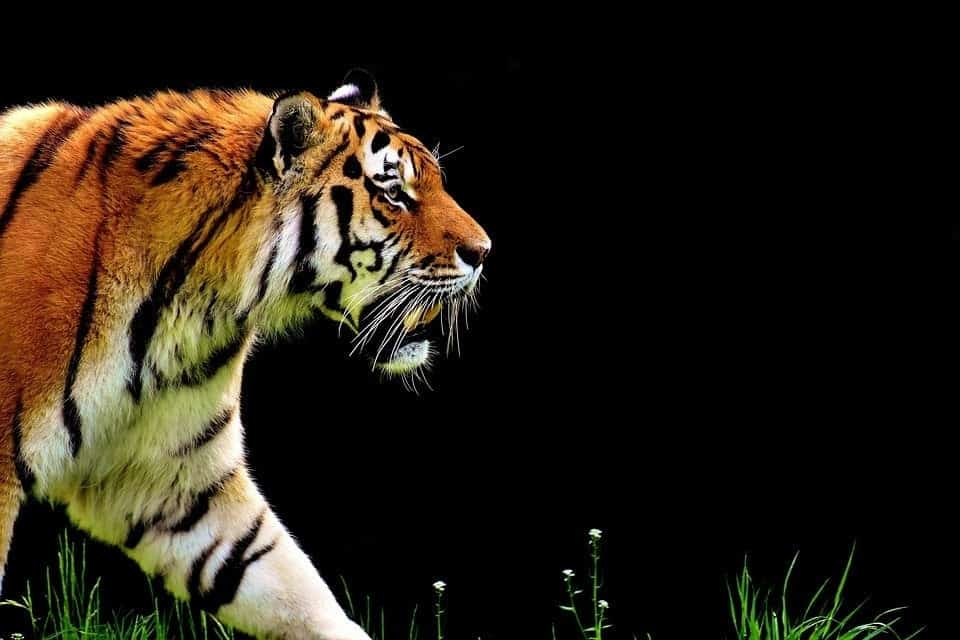
#> input picture input_image-1.jpg, 960 x 640 px
$ python edge_detection.py   (older library calls are emulated)
#> lines starting #> are read from the running program, lines starting #| are printed output that depends on the picture; after the words box and inside, x2 and y2 are one past the last pixel; in counts of white or black regions, pixels touching at a corner belong together
#> further down, frame is the input picture: shape (640, 960, 3); mean B, G, R 21.1, 32.3, 39.7
import numpy as np
import os
import cv2
import matplotlib.pyplot as plt


# defining the canny detector function

# here weak_th and strong_th are thresholds for
# double thresholding step
def Canny_detector(img, weak_th = None, strong_th = None):

	# conversion of image to grayscale
	img = cv2.cvtColor(img, cv2.COLOR_BGR2GRAY)
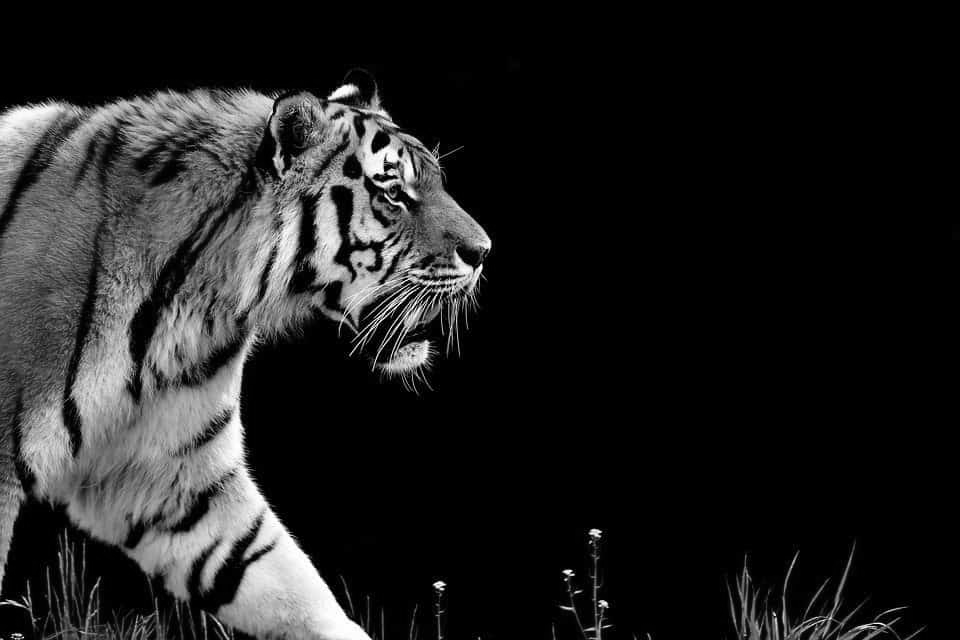
#> img: shape (640, 960); min 0, max 255, mean 33.2

	# Noise reduction step
	img = cv2.GaussianBlur(img, (5, 5), 1.4)

	# Calculating the gradients
	gx = cv2.Sobel(np.float32(img), cv2.CV_64F, 1, 0, 3)
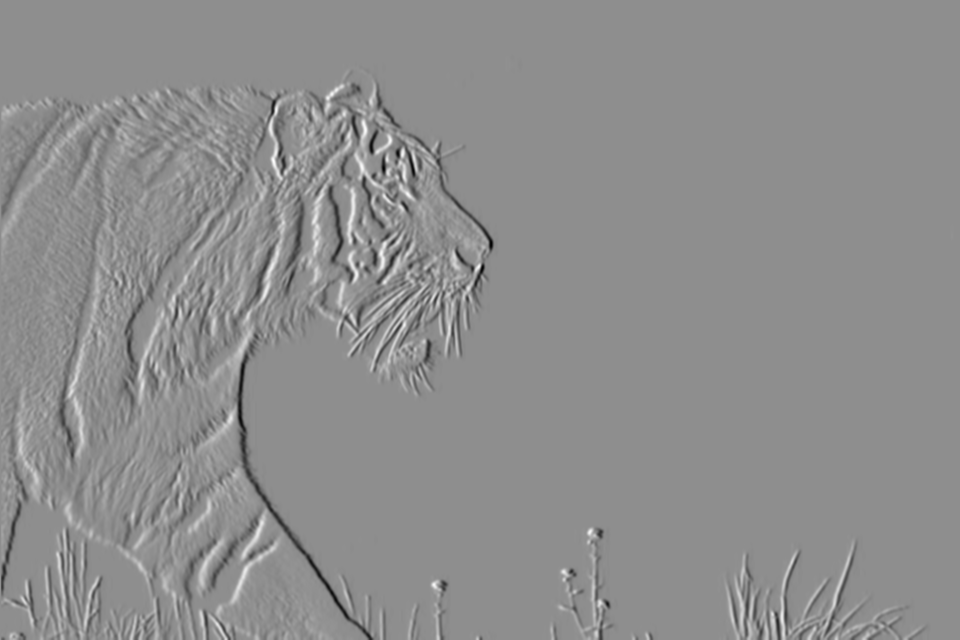
#> gx: shape (640, 960) float64; min -501, max 398, mean -0.6; drawn with min black and max white
	gy = cv2.Sobel(np.float32(img), cv2.CV_64F, 0, 1, 3)
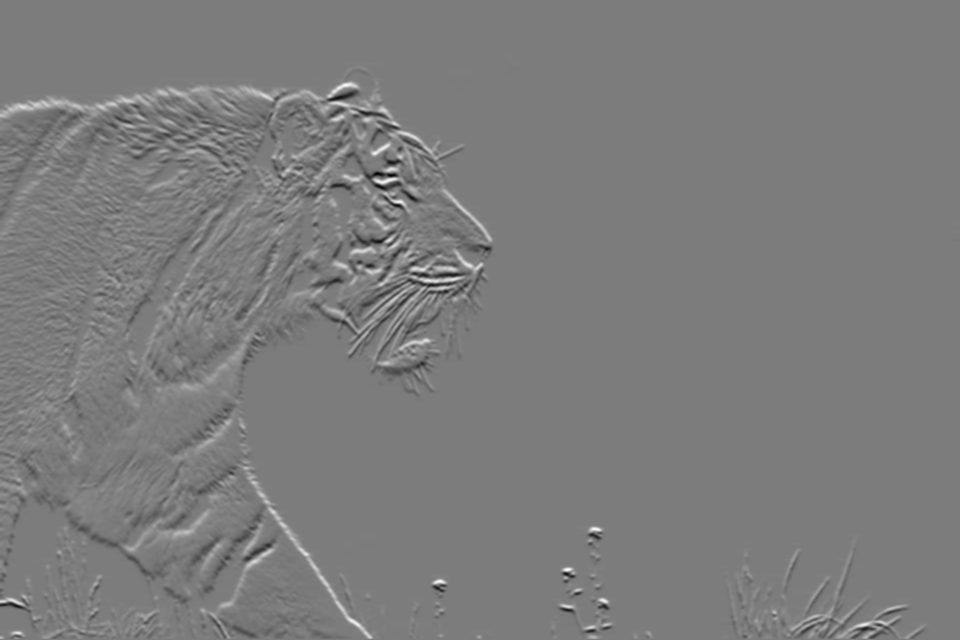
#> gy: shape (640, 960) float64; min -473, max 494, mean 0.5; drawn with min black and max white

	# Conversion of Cartesian coordinates to polar
	mag, ang = cv2.cartToPolar(gx, gy, angleInDegrees = True)
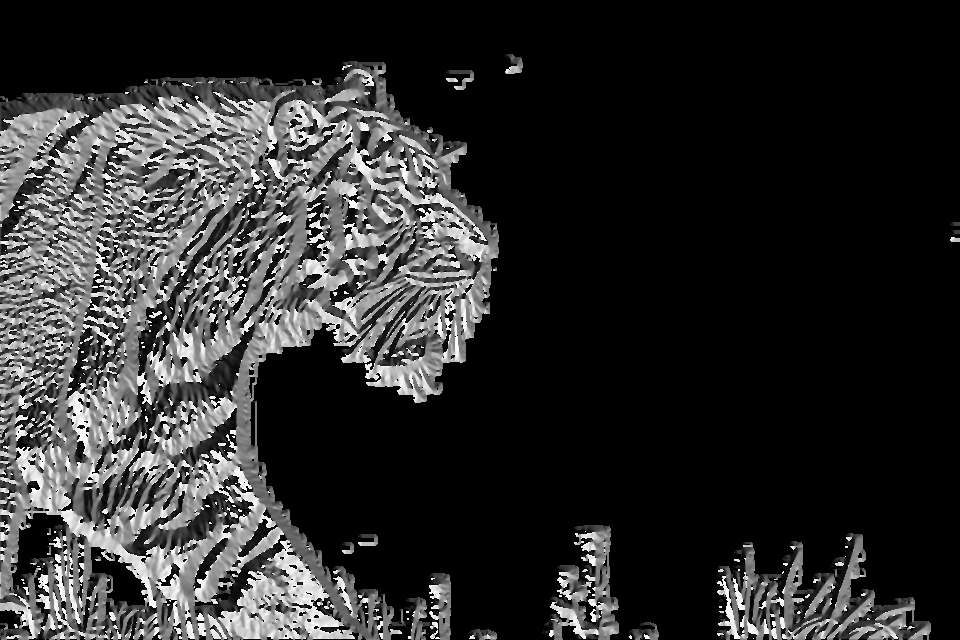
#> ang: shape (640, 960) float64; min 0, max 359.8, mean 64.8; drawn with min black and max white

	# setting the minimum and maximum thresholds
	# for double thresholding
	mag_max = np.max(mag)
#> mag_max = 519.8
	if not weak_th:weak_th = mag_max * 0.1
#> weak_th = 51.98
	if not strong_th:strong_th = mag_max * 0.5
#> strong_th = 259.9

	# getting the dimensions of the input image
	height, width = img.shape
#> height = 640; width = 960

	# Looping through every pixel of the grayscale
	# image
	for i_x in range(width):
		for i_y in range(height):

			grad_ang = ang[i_y, i_x]
			grad_ang = abs(grad_ang-180) if abs(grad_ang)>180 else abs(grad_ang)

			# selecting the neighbours of the target pixel
			# according to the gradient direction
			# In the x axis direction
			if grad_ang<= 22.5:
				neighb_1_x, neighb_1_y = i_x-1, i_y
				neighb_2_x, neighb_2_y = i_x + 1, i_y

			# top right (diagonal-1) direction
			elif grad_ang>22.5 and grad_ang<=(22.5 + 45):
				neighb_1_x, neighb_1_y = i_x-1, i_y-1
				neighb_2_x, neighb_2_y = i_x + 1, i_y + 1

			# In y-axis direction
			elif grad_ang>(22.5 + 45) and grad_ang<=(22.5 + 90):
				neighb_1_x, neighb_1_y = i_x, i_y-1
				neighb_2_x, neighb_2_y = i_x, i_y + 1

			# top left (diagonal-2) direction
			elif grad_ang>(22.5 + 90) and grad_ang<=(22.5 + 135):
				neighb_1_x, neighb_1_y = i_x-1, i_y + 1
				neighb_2_x, neighb_2_y = i_x + 1, i_y-1

			# Now it restarts the cycle
			elif grad_ang>(22.5 + 135) and grad_ang<=(22.5 + 180):
				neighb_1_x, neighb_1_y = i_x-1, i_y
				neighb_2_x, neighb_2_y = i_x + 1, i_y

			# Non-maximum suppression step
			if width>neighb_1_x>= 0 and height>neighb_1_y>= 0:
				if mag[i_y, i_x]<mag[neighb_1_y, neighb_1_x]:
					mag[i_y, i_x]= 0
					continue

			if width>neighb_2_x>= 0 and height>neighb_2_y>= 0:
				if mag[i_y, i_x]<mag[neighb_2_y, neighb_2_x]:
					mag[i_y, i_x]= 0
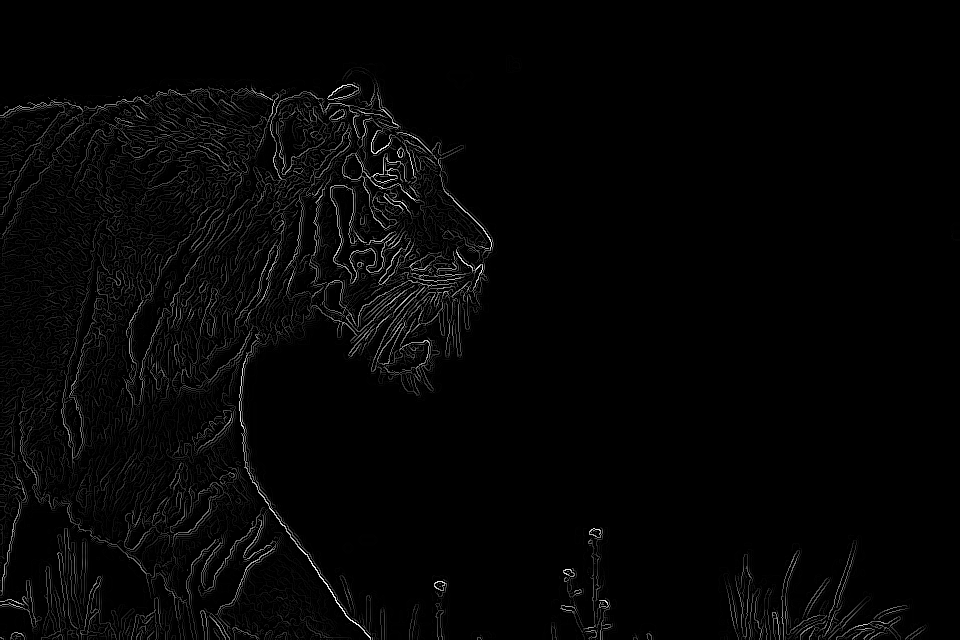
#> mag: shape (640, 960) float64; min 0, max 519.8, mean 11.1; drawn with min black and max white

	weak_ids = np.zeros_like(img)
	strong_ids = np.zeros_like(img)
	ids = np.zeros_like(img)

	# double thresholding step
	for i_x in range(width):
		for i_y in range(height):

			grad_mag = mag[i_y, i_x]

			if grad_mag<weak_th:
				mag[i_y, i_x]= 0
			elif strong_th>grad_mag>= weak_th:
				ids[i_y, i_x]= 1
			else:
				ids[i_y, i_x]= 2
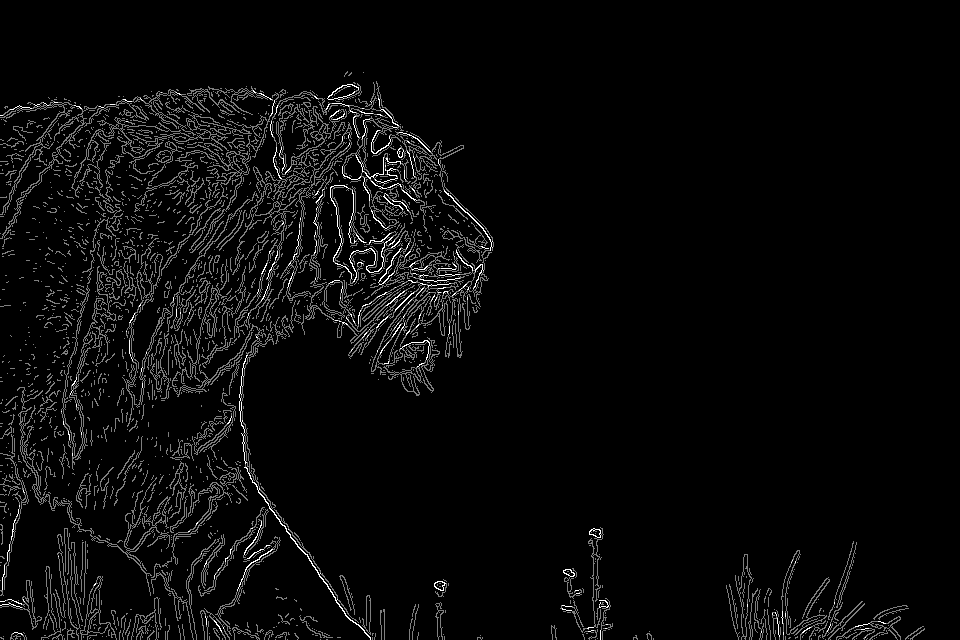
#> ids: shape (640, 960); min 0, max 2, mean 0.076; drawn with min black and max white
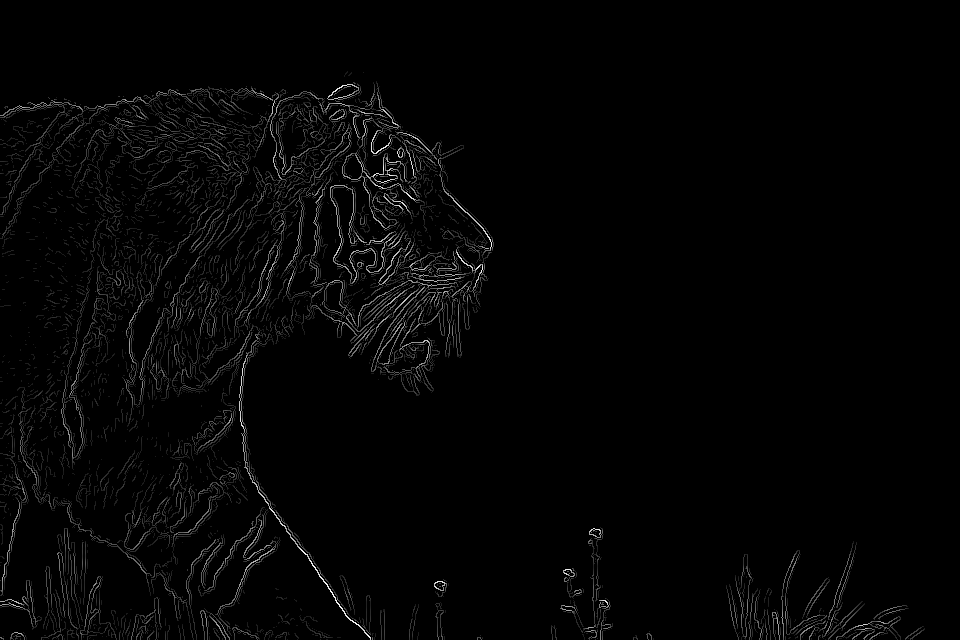
#> mag: shape (640, 960) float64; 6.43% of pixels changed, all inside (x1, y1, x2, y2) = (0, 55, 960, 640); drawn with min black and max white


	# finally returning the magnitude of
	# gradients of edges
	return mag

frame = cv2.imread('input_image-1.jpg')

# calling the designed function for
# finding edges
canny_img = Canny_detector(frame)

# Displaying the input and output image
plt.figure()
f, plots = plt.subplots(2, 1)
plots[0].imshow(frame)
plots[1].imshow(canny_img)
plt.show()
#> figure, not shown here; B, G, R data is drawn as R, G, B

$ run again, with input_image-2.jpg copied over input_image-1.jpg
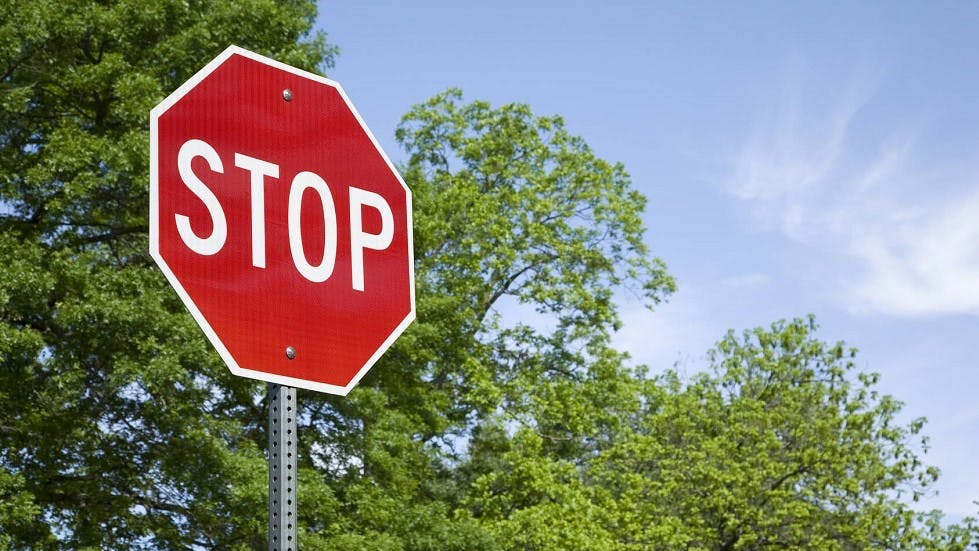
#> input picture input_image-2.jpg, 979 x 551 px
#> frame is the input picture: shape (551, 979, 3); mean B, G, R 123.1, 133.3, 133.1
#> in Canny_detector, `mag, ang = cv2.cartToPolar(gx, gy, angleInDegrees = True)`:
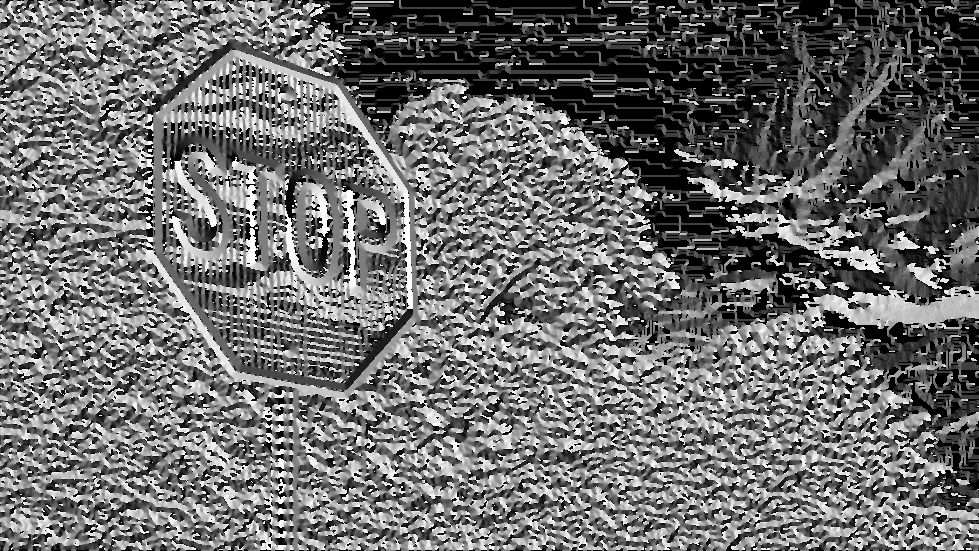
#> ang: shape (551, 979) float64; min 0, max 359.9, mean 154.6; drawn with min black and max white
#> mag_max = 472
#> weak_th = 47.2
#> strong_th = 236
#> after the loop in Canny_detector, `for i_x in range(width):`:
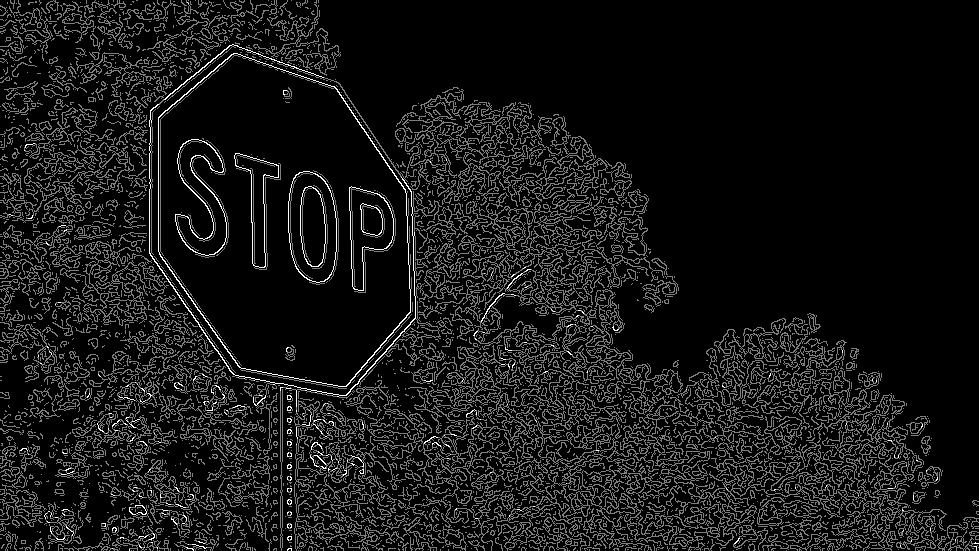
#> ids: shape (551, 979); min 0, max 2, mean 0.174; drawn with min black and max white
